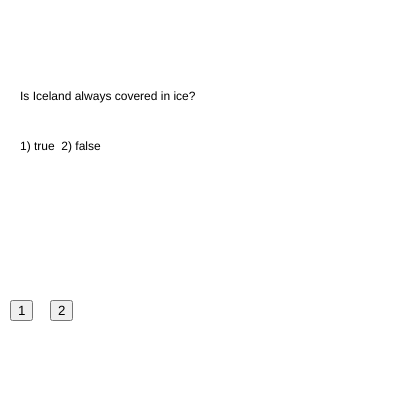
Frame 1 (no input)
Frame 60 (no input): identical to frame 1, image omitted
Frame 120 (the mouse pressed at the canvas centre since frame 60): identical to frame 1, image omitted

The p5.js sketch that drew this single still picture (run headless with seeded random() and noise() and a simulated clock; from frame 60 on, the mouse is pressed at the canvas centre):

// p5.js sketch
// ── sketch.js
var questions = ["Is Iceland always covered in ice?","What ocean lies to the east of US?"];
var options = ["1) true  2) false","1) pacific 2) eastern 3) indian 4) atlantic"];
var answers = [2,4];

var answer = "";

var currentQuestion = 0;

var button1,button2,button3,button4;

var currentOption = -1;

var startTimer = false;
var prevTime = 0;
var interval = 5000;
var rightWrong = false;

function setup() {
  // put setup code here
  createCanvas(400,400);
//  console.log(options[1].length);

  button1 = createButton("1");
  button1.position(10,300);
  button1.mousePressed(function(){
    currentOption = 1;
  });

  button2 = createButton("2");
  button2.position(50,300);
  button2.mousePressed(function(){
    currentOption = 2;
  });

  button3 = createButton("3");
  button3.position(100,300);
  button3.mousePressed(function(){
    currentOption = 3;
  });

  button4 = createButton("4");
  button4.position(150,300);
  button4.mousePressed(function(){
    currentOption = 4;
  });

}

function draw() {
  // put drawing code here
  background(255);

  text(questions[currentQuestion], 20,100);

  text(options[currentQuestion], 20,150);

  if(startTimer == true){
    text(answer, 20, 200);

    if(millis() - prevTime >= interval){
      startTimer = false;
      prevTime = millis();
    }

  }

  if(currentQuestion == 0){
    button3.hide();
    button4.hide();
  }else if(currentQuestion == 1){
    button3.show();
    button4.show();
  }

  if(currentOption != -1){
    if(currentOption == answers[currentQuestion]){
      console.log("Correct");
      currentQuestion++;

      if(currentQuestion >= questions.length){
        currentQuestion = 0;
      }
      answer = "Correct";
    }else{
      console.log("Try Again");

      answer = "Try Again";
    }

    currentOption = -1;
    startTimer = true;
    prevTime = millis();
  }



}
